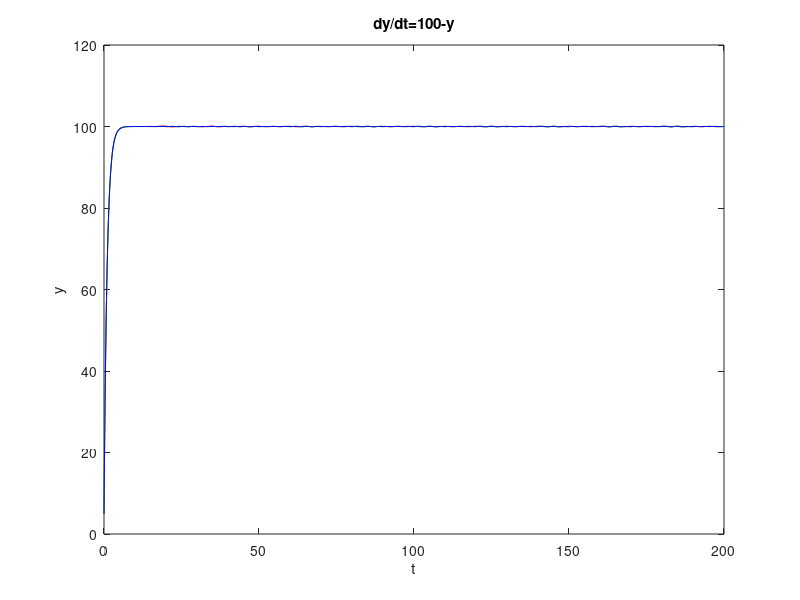

This chart was generated by the following MATLAB code:
%%%%%%%%%%%%%%%%%%%%%%%%%%%%%%%%%%%%%%%%%%%%%%%%%%%%%%%%%%%%%%%%%%%%%%%%%%%%%%%%
#                           Tecnológico de Costa Rica                          #
#                       Análisis Numérico para Ingeniería                      #
#                                   Tarea 5                                    #
#                        Néstor Baltodano/Diego Granados                       #
#                               I Semestre 2018                                #
#                              Solución para punto 2                            #
%%%%%%%%%%%%%%%%%%%%%%%%%%%%%%%%%%%%%%%%%%%%%%%%%%%%%%%%%%%%%%%%%%%%%%%%%%%%%%%%

%%%%%%%%%%%%%%%%%%%%%%%%%%%%%%%%%%%%%%%%%%%%%%ODE23

%condiciones iniciales en el vector x0
x0=zeros(1,2);
x0(1)=0;      #x0
x0(2)=5;      #y0
tf=200;

tspan=[0 tf]; 
fg=@(t,x) [100- x(2)];    #f(t,x)
tic();
[t,x]=ode23(fg,tspan,x0); #Find the solution of the ecuation.
timeODE23 = toc();
%%%%%%%%%%%%%%%%%%%%%%%%%%%%%%%%%%%%%%%%%%%%%%ODE45
%condiciones iniciales en el vector x0
X0=zeros(1,2);
X0(1)=0;      #x0
X0(2)=5;      #y0
TF=200;

TSPAN=[0 TF]; 
FG=@(T,X) [100- X(2)];         #f(t,x)
tic();
[T,X]=ode45(FG,TSPAN,X0);      #Find the solution of the ecuation.
timeODE45 = toc();

%%%%%%%%%%%%%%%%%%%%%%%%%%%%%%%%%%%%%%%%%%%%%%RungeKutta4
%condiciones iniciales en el vector x0
RKX0=zeros(1,2);
RKX0(1)=0;      #x0
RKX0(2)=5;      #y0
RKTF=200;

RKTSPAN=[0 RKTF]; 
RKFG=@(RKT,RKX) [100- RKX(2)];         #f(t,x)
tic();
[RKT,RKX]=ode45(RKFG,RKTSPAN,RKX0);    #Find the solution of the ecuation.
timeRK4 = toc();

plot(t,x(:,2),'r',T,X(:,2),'g',RKT,RKX(:,2),'b')#Plot the solution.
xlabel('t')
ylabel('y');
title('dy/dt=100-y')

disp("The time elapsed with ODE23 is:"), disp(timeODE23);
disp("Points used with ODE23 is:")     , disp(rows(x));
disp("The time elapsed with ODE45 is:"), disp(timeODE45);
disp("Points used with ODE45 is:")     , disp(rows(X));
disp("The time elapsed with Runge Kutta  is:") , disp(timeRK4);
disp("Points used with Runge Kutta is:")     , disp(rows(RKX));